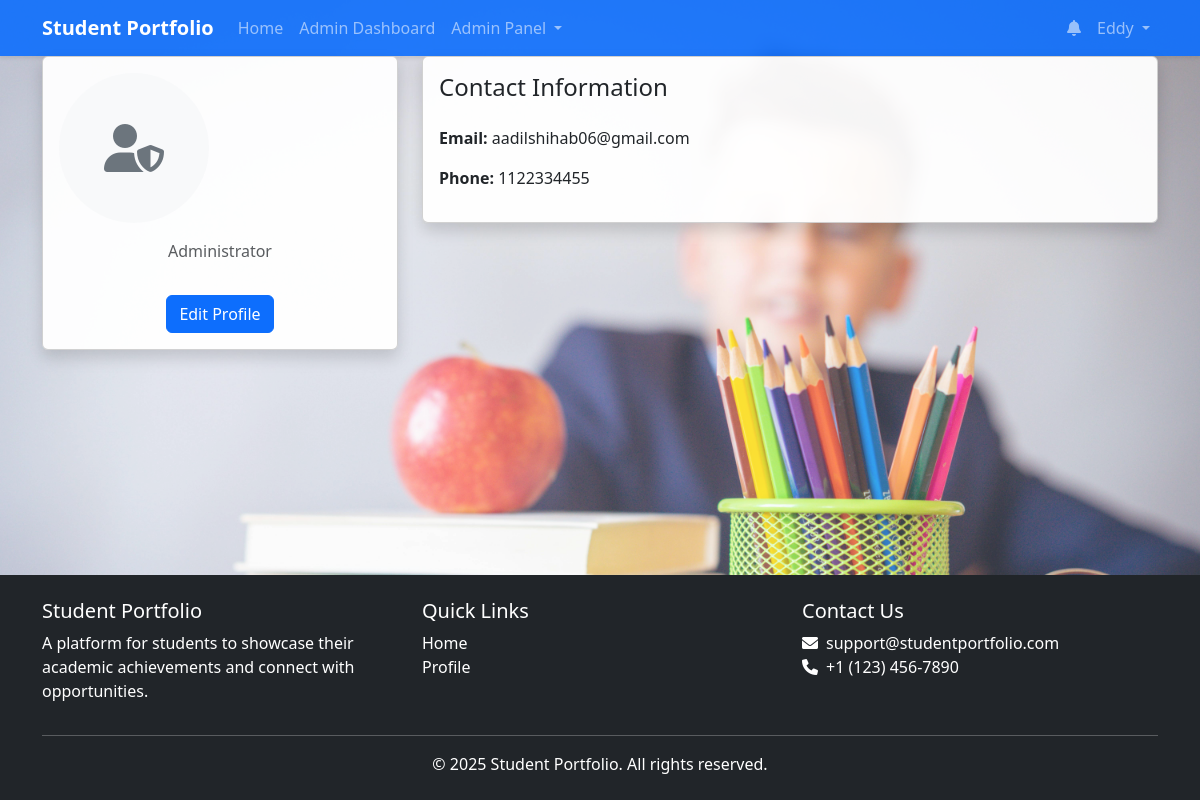
/profile/ (signed in), run on the app's committed database.
### users/models.py (models this page shows, shortened)
class User(AbstractUser):
    USER_TYPE_CHOICES = (
        ('student', 'Student'),
        ('employer', 'Employer'),
        ('placement_officer', 'Placement Officer'),
        ('admin', 'Admin'),
    )
    user_type = models.CharField(max_length=20, choices=USER_TYPE_CHOICES)
    phone_number = models.CharField(max_length=15, blank=True)
    is_verified = models.BooleanField(default=False)
    is_email_verified = models.BooleanField(default=False)
    email_verification_token = models.CharField(max_length=100, blank=True, null=True)
    email_verification_token_created_at = models.DateTimeField(blank=True, null=True)
    created_at = models.DateTimeField(null=True, blank=True)
    updated_at = models.DateTimeField(auto_now=True)
    bio = models.TextField(blank=True, null=True)
    profile_picture = models.ImageField(upload_to='profile_pictures/', blank=True, null=True)
    linkedin_url = models.URLField(blank=True, null=True)
    github_url = models.URLField(blank=True, null=True)
    portfolio_url = models.URLField(blank=True, null=True)
    email_notifications = models.BooleanField(default=True)
    push_notifications = models.BooleanField(default=True)
    notification_frequency = models.CharField(
        max_length=20,
        choices=[
            ('instant', 'Instant'),
            ('daily', 'Daily Digest'),
            ('weekly', 'Weekly Digest')
        ],
        default='instant'
    )

### users/views.py (the view)
# urls.py: path('profile/', views.profile, name='profile'),
@login_required
def profile(request):
    context = {}  # Initialize context dictionary
    try:
        if request.user.user_type == 'student':
            profile = request.user.student_profile
            profile.calculate_profile_completion()  # Calculate profile completion
            context = {
                'profile': profile,
                'profile_completion': profile.profile_completion,
            }
        elif request.user.user_type == 'employer':
            profile = request.user.employer_profile
            context = {
                'profile': profile,
            }
        elif request.user.user_type == 'placement_officer':
            profile = request.user.placement_officer_profile
            context = {
                'profile': profile,
            }
        elif request.user.user_type == 'admin':
            context = {
                'profile': request.user,
            }
    except (StudentProfile.DoesNotExist, EmployerProfile.DoesNotExist, PlacementOfficer.DoesNotExist):
        messages.info(request, 'Please create your profile first.')
        if request.user.user_type == 'student':
            return redirect('create_student_profile')
        elif request.user.user_type == 'employer':
            return redirect('create_employer_profile')
        elif request.user.user_type == 'placement_officer':
            return redirect('create_placement_officer_profile')
    return render(request, 'users/profile.html', context)

### templates/users/profile.html (shortened to what this page needs)
{% extends 'base.html' %}
{% block content %}
<div class="container">
    <div class="row">
        <div class="col-md-4">
            <div class="card shadow mb-4">
                <div class="card-body text-center">
                    {% if user.user_type == 'student' %}
                        {% if profile.profile_picture %}
                            <img src="{{ profile.profile_picture.url }}" alt="Profile Picture" class="profile-picture mb-3">
                        {% else %}
                            <div class="profile-picture mb-3 bg-light d-flex align-items-center justify-content-center">
                                <i class="fas fa-user fa-3x text-secondary"></i>
                            </div>
                        {% endif %}
                        <h3>{{ user.get_full_name }}</h3>
                        <p class="text-muted">{{ profile.college.name }}</p>
                        <p>{{ profile.course }} - {{ profile.specialization }}</p>
                        <p>Year {{ profile.year_of_study }}</p>
                    {% elif user.user_type == 'admin' %}
                        {% if user.profile_picture %}
                            <img src="{{ user.profile_picture.url }}" alt="Profile Picture" class="profile-picture mb-3">
                        {% else %}
                            <div class="profile-picture mb-3 bg-light d-flex align-items-center justify-content-center">
                                <i class="fas fa-user-shield fa-3x text-secondary"></i>
                            </div>
                        {% endif %}
                        <p class="text-muted">Administrator</p>
                    {% endif %}
                    <a href="{% url 'update_profile' %}" class="btn btn-primary mt-3">Edit Profile</a>
                </div>
            </div>
        </div>
        <div class="col-md-8">
            <div class="card shadow">
                <div class="card-body">
                    <h4 class="card-title mb-4">Contact Information</h4>
                    <div class="row">
                        <div class="col-md-6">
                            <p><strong>Email:</strong> {{ user.email }}</p>
                            <p><strong>Phone:</strong> {{ user.phone_number }}</p>
                        </div>
                        {% if user.user_type == 'admin' %}
                            <div class="col-md-6">
                            </div>
                        {% endif %}
                    </div>
                </div>
            </div>
        </div>
    </div>
</div>
{% endblock %}

### templates/base.html (shortened to what this page needs)
{% load static %}
<!DOCTYPE html>
<html lang="en">
<head>
    <link href="https://cdn.jsdelivr.net/npm/bootstrap@5.3.0/dist/css/bootstrap.min.css" rel="stylesheet">
    <link href="https://cdnjs.cloudflare.com/ajax/libs/font-awesome/6.0.0/css/all.min.css" rel="stylesheet">
    <link href="{% static 'css/style.css' %}" rel="stylesheet">
</head>
<body>
    <nav class="navbar navbar-expand-lg navbar-dark bg-primary">
        <div class="container">
            <a class="navbar-brand" href="{% url 'home' %}">Student Portfolio</a>
            <div class="collapse navbar-collapse" id="navbarNav">
                <ul class="navbar-nav me-auto">
                    <li class="nav-item">
                        <a class="nav-link" href="{% url 'home' %}">Home</a>
                    </li>
                    {% if user.is_authenticated %}
                        {% if user.is_staff %}
                            <li class="nav-item">
                                <a class="nav-link" href="{% url 'admin_dashboard' %}">Admin Dashboard</a>
                            </li>
                            <li class="nav-item dropdown">
                                <a class="nav-link dropdown-toggle" href="#" id="adminDropdown" role="button" data-bs-toggle="dropdown">
                                    Admin Panel
                                </a>
                            </li>
                        {% endif %}
                    {% endif %}
                </ul>
                <ul class="navbar-nav">
                    {% if user.is_authenticated %}
                    <li class="nav-item">
                        <a class="nav-link" href="{% url 'notifications' %}">
                            <i class="fas fa-bell"></i>
                        </a>
                    </li>
                    <li class="nav-item dropdown">
                        <a class="nav-link dropdown-toggle" href="#" id="userDropdown" role="button" data-bs-toggle="dropdown">
                            {{ user.get_full_name|default:user.username }}
                        </a>
                    </li>
                    {% endif %}
                </ul>
            </div>
        </div>
    </nav>
    <main>
        {% block content %}{% endblock %}
    </main>
    <footer class="bg-dark text-white py-4 mt-5">
        <div class="container">
            <div class="row">
                <div class="col-md-4">
                    <h5>Student Portfolio</h5>
                    <p>A platform for students to showcase their academic achievements and connect with opportunities.</p>
                </div>
                <div class="col-md-4">
                    <h5>Quick Links</h5>
                    <ul class="list-unstyled">
                        <li><a href="{% url 'home' %}" class="text-white">Home</a></li>
                        {% if user.is_authenticated %}
                        <li><a href="{% url 'profile' %}" class="text-white">Profile</a></li>
                        {% else %}
                        <li><a href="{% url 'login' %}" class="text-white">Login</a></li>
                        <li><a href="{% url 'register' %}" class="text-white">Register</a></li>
                        {% endif %}
                    </ul>
                </div>
                <div class="col-md-4">
                    <h5>Contact Us</h5>
                    <ul class="list-unstyled">
                        <li><i class="fas fa-envelope me-2"></i>support@studentportfolio.com</li>
                        <li><i class="fas fa-phone me-2"></i>+1 (123) 456-7890</li>
                    </ul>
                </div>
            </div>
            <hr>
            <div class="text-center">
                <p class="mb-0">&copy; {% now "Y" %} Student Portfolio. All rights reserved.</p>
            </div>
        </div>
    </footer>
</body>
</html>

### static/css/style.css (style rules this page uses)
body { min-height: 100vh; display: flex; flex-direction: column; background-image: url('../../static/images/images.jpg'); background-size: cover; background-position: center; background-attachment: fixed; background-repeat: no-repeat; position: relative; }
body::before { content: ''; position: absolute; top: 0; left: 0; right: 0; bottom: 0; background-color: rgba(255, 255, 255, 0.85); z-index: -1; }
main { flex: 1; position: relative; z-index: 1; }
.card { transition: transform 0.2s ease-in-out; margin-bottom: 20px; }
.profile-picture { width: 150px; height: 150px; border-radius: 50%; object-fit: cover; }
.btn-primary { background-color: #0d6efd; border-color: #0d6efd; }
.navbar { box-shadow: 0 2px 4px rgba(0, 0, 0, 0.1); }
.navbar-brand { font-weight: bold; }
footer { margin-top: auto; }
footer a { text-decoration: none; }
.bg-primary { background-color: #0d6efd !important; }

### data on the page
User: get_full_name "Eddy", email "aadilshihab06@gmail.com", phone_number "1122334455"
